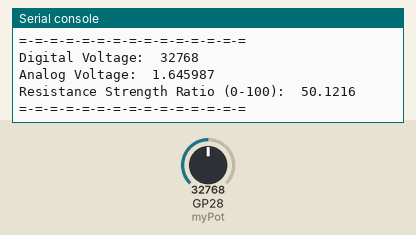
The program below on a simulated Raspberry Pi Pico running MicroPython. Parts: the last lines printed to the serial console. The test bench sets the inputs (shaded band); at power-on: GP28 (myPot) = 32768 (analog values on the 0–65535 scale).

Above: at 1.2 s.
1.3 s: GP28 (myPot) set to 65535
At 2.5 s:
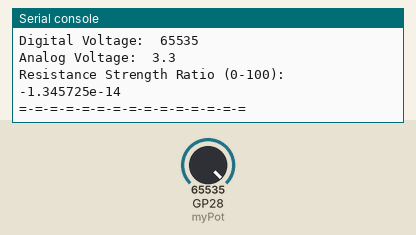
4.5 s: GP28 (myPot) set to 57670
At 5.8 s:
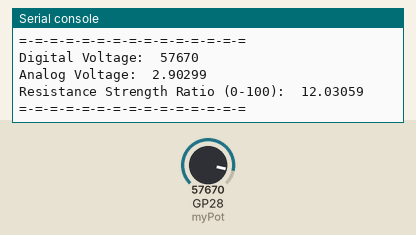
Timing chart, 0 to 7.5 s (numbered marks = the images above; inputs shaded):
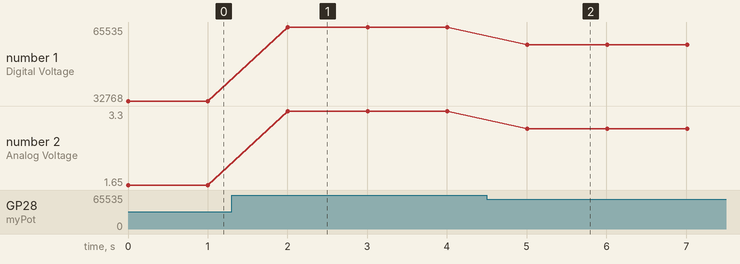

Measured:
- after the input at 1.3 s, the serial console: prints a new line after 0.70 s (image 1)
- after the input at 4.5 s, the serial console: prints a new line after 0.51 s (image 2)
- plotted number 1: 32768 → 65535 after the input at 1.3 s, 65535 → 57670 after the input at 4.5 s
- plotted number 2: 1.65 → 3.3 after the input at 1.3 s, 3.3 → 2.9 after the input at 4.5 s

The program:

potent_analog_read_hmwrk.py
```python
# Paul McWhorters Pico Lesson 5 Homework
# https://youtu.be/ODWwErH_iGA?si=67mKYTVGi-qRjVIQ
# Potentiometer Lesson 5
import machine
from time import sleep
potPin=28
myPot=machine.ADC(potPin) #analog digital converter reading

while True:
    potVal = myPot.read_u16() #Read Potentiometer value
    voltage=(3.3/65375)*potVal-(160*3.3/65375) 	# Paul's formula * My base reading
                                                # was different because I used a
                                                # different potentiometer. My formula is
                                                # adjusted to that
    spwR = 3.3 - voltage
    rRatio = (spwR * 100) / 3.3
    print ("Digital Voltage: ",potVal)
    print ("Analog Voltage: ",voltage)
    print ("Resistance Strength Ratio (0-100): ",rRatio)
    print ("=-=-=-=-=-=-=-=-=-=-=-=-=-=-=")
    sleep (1)
```
